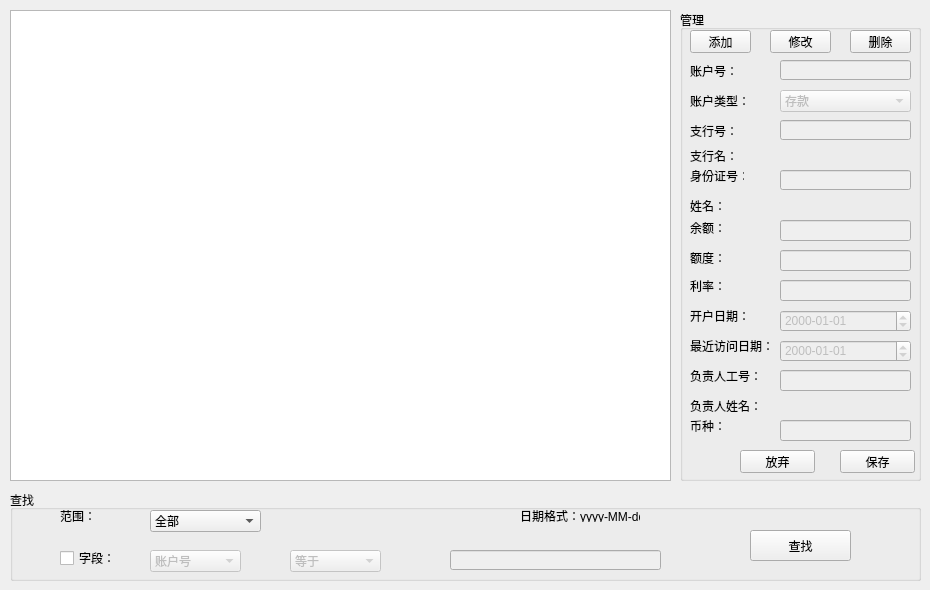
    <widget class="QWidget" name="tab_4">
     <attribute name="title">
      <string>账户管理</string>
     </attribute>
     <widget class="QTableView" name="accountTableView">
      <property name="enabled">
       <bool>true</bool>
      </property>
      <property name="geometry">
       <rect>
        <x>10</x>
        <y>10</y>
        <width>661</width>
        <height>471</height>
       </rect>
      </property>
     </widget>
     <widget class="QGroupBox" name="accountEditGroupBox">
      <property name="geometry">
       <rect>
        <x>680</x>
        <y>10</y>
        <width>241</width>
        <height>471</height>
       </rect>
      </property>
      <property name="title">
       <string>管理</string>
      </property>
      <widget class="QLabel" name="accountIDLabel">
       <property name="geometry">
        <rect>
         <x>10</x>
         <y>55</y>
         <width>48</width>
         <height>12</height>
        </rect>
       </property>
       <property name="text">
        <string>账户号：</string>
       </property>
      </widget>
      <widget class="QPushButton" name="accountSavePushButton">
       <property name="geometry">
        <rect>
         <x>160</x>
         <y>440</y>
         <width>75</width>
         <height>23</height>
        </rect>
       </property>
       <property name="text">
        <string>保存</string>
       </property>
      </widget>
      <widget class="QPushButton" name="accountAlterPushButton">
       <property name="geometry">
        <rect>
         <x>90</x>
         <y>20</y>
         <width>61</width>
         <height>23</height>
        </rect>
       </property>
       <property name="text">
        <string>修改</string>
       </property>
      </widget>
      <widget class="QPushButton" name="accountAbortPushButton">
       <property name="geometry">
        <rect>
         <x>60</x>
         <y>440</y>
         <width>75</width>
         <height>23</height>
        </rect>
       </property>
       <property name="text">
        <string>放弃</string>
       </property>
      </widget>
      <widget class="QPushButton" name="accountAddPushButton">
       <property name="geometry">
        <rect>
         <x>10</x>
         <y>20</y>
         <width>61</width>
         <height>23</height>
        </rect>
       </property>
       <property name="text">
        <string>添加</string>
       </property>
      </widget>
      <widget class="QPushButton" name="accountDeletePushButton">
       <property name="geometry">
        <rect>
         <x>170</x>
         <y>20</y>
         <width>61</width>
         <height>23</height>
        </rect>
       </property>
       <property name="text">
        <string>删除</string>
       </property>
      </widget>
      <widget class="QLineEdit" name="accountCIDLineEdit">
       <property name="enabled">
        <bool>false</bool>
       </property>
       <property name="geometry">
        <rect>
         <x>100</x>
         <y>160</y>
         <width>131</width>
         <height>20</height>
        </rect>
       </property>
      </widget>
      <widget class="QLabel" name="accountCIDLabel">
       <property name="geometry">
        <rect>
         <x>10</x>
         <y>160</y>
         <width>54</width>
         <height>12</height>
        </rect>
       </property>
       <property name="text">
        <string>身份证号：</string>
       </property>
      </widget>
      <widget class="QLabel" name="accountBIDLabel">
       <property name="geometry">
        <rect>
         <x>10</x>
         <y>115</y>
         <width>48</width>
         <height>12</height>
        </rect>
       </property>
       <property name="text">
        <string>支行号：</string>
       </property>
      </widget>
      <widget class="QLineEdit" name="accountBIDLineEdit">
       <property name="enabled">
        <bool>false</bool>
       </property>
       <property name="geometry">
        <rect>
         <x>100</x>
         <y>110</y>
         <width>131</width>
         <height>20</height>
        </rect>
       </property>
      </widget>
      <widget class="QLabel" name="accountCNLabel">
       <property name="enabled">
        <bool>true</bool>
       </property>
       <property name="geometry">
        <rect>
         <x>10</x>
         <y>190</y>
         <width>36</width>
         <height>12</height>
        </rect>
       </property>
       <property name="text">
        <string>姓名：</string>
       </property>
      </widget>
      <widget class="QLabel" name="accountBalanceLabel">
       <property name="geometry">
        <rect>
         <x>10</x>
         <y>210</y>
         <width>41</width>
         <height>16</height>
        </rect>
       </property>
       <property name="text">
        <string>余额：</string>
       </property>
      </widget>
      <widget class="QLabel" name="accountIRateLabel">
       <property name="geometry">
        <rect>
         <x>10</x>
         <y>270</y>
         <width>72</width>
         <height>12</height>
        </rect>
       </property>
       <property name="text">
        <string>利率：</string>
       </property>
      </widget>
      <widget class="QLabel" name="accountODateLabel">
       <property name="geometry">
        <rect>
         <x>10</x>
         <y>300</y>
         <width>60</width>
         <height>12</height>
        </rect>
       </property>
       <property name="text">
        <string>开户日期：</string>
       </property>
      </widget>
      <widget class="QLabel" name="accountLDateLabel">
       <property name="geometry">
        <rect>
         <x>10</x>
         <y>330</y>
         <width>84</width>
         <height>12</height>
        </rect>
       </property>
       <property name="text">
        <string>最近访问日期：</string>
       </property>
      </widget>
      <widget class="QLineEdit" name="accountBalanceLineEdit">
       <property name="enabled">
        <bool>false</bool>
       </property>
       <property name="geometry">
        <rect>
         <x>100</x>
         <y>210</y>
         <width>131</width>
         <height>21</height>
        </rect>
       </property>
       <property name="text">
        <string/>
       </property>
      </widget>
      <widget class="QLineEdit" name="accountIRateLineEdit">
       <property name="enabled">
        <bool>false</bool>
       </property>
       <property name="geometry">
        <rect>
         <x>100</x>
         <y>270</y>
         <width>131</width>
         <height>21</height>
        </rect>
       </property>
       <property name="text">
        <string/>
       </property>
      </widget>
      <widget class="QLineEdit" name="accountIDLineEdit">
       <property name="enabled">
        <bool>false</bool>
       </property>
       <property name="geometry">
        <rect>
         <x>100</x>
         <y>50</y>
         <width>131</width>
         <height>20</height>
        </rect>
       </property>
      </widget>
      <widget class="QLineEdit" name="accountCreditLineEdit">
       <property name="enabled">
        <bool>false</bool>
       </property>
       <property name="geometry">
        <rect>
         <x>100</x>
         <y>240</y>
         <width>131</width>
         <height>21</height>
        </rect>
       </property>
       <property name="text">
        <string/>
       </property>
      </widget>
      <widget class="QLabel" name="accountBalanceCreditLabel">
       <property name="enabled">
        <bool>true</bool>
       </property>
       <property name="geometry">
        <rect>
         <x>10</x>
         <y>240</y>
         <width>41</width>
         <height>16</height>
        </rect>
       </property>
       <property name="text">
        <string>额度：</string>
       </property>
      </widget>
      <widget class="QLabel" name="accountTypeLabel">
       <property name="geometry">
        <rect>
         <x>10</x>
         <y>85</y>
         <width>60</width>
         <height>12</height>
        </rect>
       </property>
       <property name="text">
        <string>账户类型：</string>
       </property>
      </widget>
      <widget class="QComboBox" name="accountTypeComboBox">
       <property name="enabled">
        <bool>false</bool>
       </property>
       <property name="geometry">
        <rect>
         <x>100</x>
         <y>80</y>
         <width>131</width>
         <height>22</height>
        </rect>
       </property>
       <item>
        <property name="text">
         <string>存款</string>
        </property>
       </item>
       <item>
        <property name="text">
         <string>支票</string>
        </property>
       </item>
      </widget>
      <widget class="QDateEdit" name="accountODateEdit">
       <property name="enabled">
        <bool>false</bool>
       </property>
       <property name="geometry">
        <rect>
         <x>100</x>
         <y>300</y>
         <width>131</width>
         <height>22</height>
        </rect>
       </property>
       <property name="displayFormat">
        <string>yyyy-MM-dd</string>
       </property>
      </widget>
      <widget class="QDateEdit" name="accountLastDateEdit">
       <property name="enabled">
        <bool>false</bool>
       </property>
       <property name="geometry">
        <rect>
         <x>100</x>
         <y>330</y>
         <width>131</width>
         <height>22</height>
        </rect>
       </property>
       <property name="displayFormat">
        <string>yyyy-MM-dd</string>
       </property>
      </widget>
      <widget class="QLabel" name="accountEIDLabel">
       <property name="geometry">
        <rect>
         <x>10</x>
         <y>360</y>
         <width>72</width>
         <height>12</height>
        </rect>
       </property>
       <property name="text">
        <string>负责人工号：</string>
       </property>
      </widget>
      <widget class="QLineEdit" name="accountEIDLineEdit">
       <property name="enabled">
        <bool>false</bool>
       </property>
       <property name="geometry">
        <rect>
         <x>100</x>
         <y>360</y>
         <width>131</width>
         <height>21</height>
        </rect>
       </property>
       <property name="text">
        <string/>
       </property>
      </widget>
      <widget class="QLabel" name="accountENLabel">
       <property name="enabled">
        <bool>true</bool>
       </property>
       <property name="geometry">
        <rect>
         <x>10</x>
         <y>390</y>
         <width>72</width>
         <height>12</height>
        </rect>
       </property>
       <property name="text">
        <string>负责人姓名：</string>
       </property>
      </widget>
      <widget class="QLabel" name="accountCNYLabel">
       <property name="geometry">
        <rect>
         <x>10</x>
         <y>410</y>
         <width>72</width>
         <height>12</height>
        </rect>
       </property>
       <property name="text">
        <string>币种：</string>
       </property>
      </widget>
      <widget class="QLineEdit" name="accountCNYLineEdit">
       <property name="enabled">
        <bool>false</bool>
       </property>
       <property name="geometry">
        <rect>
         <x>100</x>
         <y>410</y>
         <width>131</width>
         <height>21</height>
        </rect>
       </property>
       <property name="text">
        <string/>
       </property>
      </widget>
      <widget class="QLabel" name="accountBNLabel">
       <property name="enabled">
        <bool>true</bool>
       </property>
       <property name="geometry">
        <rect>
         <x>10</x>
         <y>140</y>
         <width>48</width>
         <height>12</height>
        </rect>
       </property>
       <property name="text">
        <string>支行名：</string>
       </property>
      </widget>
      <widget class="QLabel" name="accountBNameLabel">
       <property name="geometry">
        <rect>
         <x>100</x>
         <y>140</y>
         <width>220</width>
         <height>12</height>
        </rect>
       </property>
       <property name="text">
        <string/>
       </property>
      </widget>
      <widget class="QLabel" name="accountCNameLabel">
       <property name="enabled">
        <bool>true</bool>
       </property>
       <property name="geometry">
        <rect>
         <x>100</x>
         <y>190</y>
         <width>220</width>
         <height>12</height>
        </rect>
       </property>
       <property name="text">
        <string/>
       </property>
      </widget>
      <widget class="QLabel" name="accountENameLabel">
       <property name="enabled">
        <bool>true</bool>
       </property>
       <property name="geometry">
        <rect>
         <x>100</x>
         <y>390</y>
         <width>220</width>
         <height>12</height>
        </rect>
       </property>
       <property name="text">
        <string/>
       </property>
      </widget>
     </widget>
     <widget class="QGroupBox" name="accountSearchGroupBox">
      <property name="geometry">
       <rect>
        <x>10</x>
        <y>490</y>
        <width>911</width>
        <height>91</height>
       </rect>
      </property>
      <property name="title">
       <string>查找</string>
      </property>
      <widget class="QPushButton" name="accountSearchPushButton">
       <property name="geometry">
        <rect>
         <x>740</x>
         <y>40</y>
         <width>101</width>
         <height>31</height>
        </rect>
       </property>
       <property name="text">
        <string>查找</string>
       </property>
      </widget>
      <widget class="QLabel" name="accountSearchRangeLabel">
       <property name="geometry">
        <rect>
         <x>50</x>
         <y>20</y>
         <width>36</width>
         <height>12</height>
        </rect>
       </property>
       <property name="text">
        <string>范围：</string>
       </property>
      </widget>
      <widget class="QComboBox" name="accountSearchRangeComboBox">
       <property name="geometry">
        <rect>
         <x>140</x>
         <y>20</y>
         <width>111</width>
         <height>22</height>
        </rect>
       </property>
       <item>
        <property name="text">
         <string>全部</string>
        </property>
       </item>
       <item>
        <property name="text">
         <string>上一次结果</string>
        </property>
       </item>
      </widget>
      <widget class="QCheckBox" name="accountSearchCheckBox">
       <property name="geometry">
        <rect>
         <x>50</x>
         <y>60</y>
         <width>59</width>
         <height>16</height>
        </rect>
       </property>
       <property name="text">
        <string>字段：</string>
       </property>
      </widget>
      <widget class="QComboBox" name="accountSearchOpComboBox">
       <property name="enabled">
        <bool>false</bool>
       </property>
       <property name="geometry">
        <rect>
         <x>280</x>
         <y>60</y>
         <width>91</width>
         <height>22</height>
        </rect>
       </property>
       <item>
        <property name="text">
         <string>等于</string>
        </property>
       </item>
       <item>
        <property name="text">
         <string>不等于</string>
        </property>
       </item>
       <item>
        <property name="text">
         <string>包含</string>
        </property>
       </item>
      </widget>
      <widget class="QLineEdit" name="accountSearchLineEdit">
       <property name="enabled">
        <bool>false</bool>
       </property>
       <property name="geometry">
        <rect>
         <x>440</x>
         <y>60</y>
         <width>211</width>
         <height>20</height>
        </rect>
       </property>
      </widget>
      <widget class="QComboBox" name="accountSearchColComboBox">
       <property name="enabled">
        <bool>false</bool>
       </property>
       <property name="geometry">
        <rect>
         <x>140</x>
         <y>60</y>
         <width>91</width>
         <height>22</height>
        </rect>
       </property>
       <item>
        <property name="text">
         <string>账户号</string>
        </property>
       </item>
       <item>
        <property name="text">
         <string>账户类型</string>
        </property>
       </item>
       <item>
        <property name="text">
         <string>支行号</string>
        </property>
       </item>
       <item>
        <property name="text">
         <string>支行名</string>
        </property>
       </item>
       <item>
        <property name="text">
         <string>身份证号</string>
        </property>
       </item>
       <item>
        <property name="text">
         <string>姓名</string>
        </property>
       </item>
       <item>
        <property name="text">
         <string>余额</string>
        </property>
       </item>
       <item>
        <property name="text">
         <string>额度</string>
        </property>
       </item>
       <item>
        <property name="text">
         <string>利率</string>
        </property>
       </item>
       <item>
        <property name="text">
         <string>开户日期</string>
        </property>
       </item>
       <item>
        <property name="text">
         <string>最近访问日期</string>
        </property>
       </item>
       <item>
        <property name="text">
         <string>负责人工号</string>
        </property>
       </item>
       <item>
        <property name="text">
         <string>负责人姓名</string>
        </property>
       </item>
       <item>
        <property name="text">
         <string>币种</string>
        </property>
       </item>
      </widget>
      <widget class="QLabel" name="label">
       <property name="geometry">
        <rect>
         <x>510</x>
         <y>20</y>
         <width>120</width>
         <height>12</height>
        </rect>
       </property>
       <property name="text">
        <string>日期格式：yyyy-MM-dd</string>
       </property>
      </widget>
     </widget>
    </widget>
